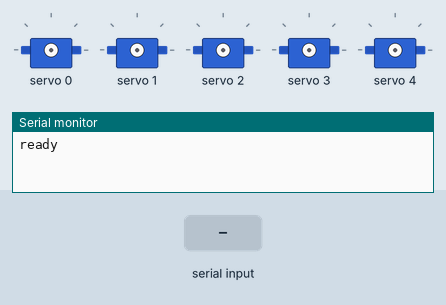
A sketch run on a simulated Arduino Uno, built with avr-gcc and run on an emulated ATmega328P. Shown: 5 × servo, the last lines printed to the serial monitor. The inputs (shaded band) are chosen by the test bench.

Above: at 1.2 s.
1.3 s: "90,45,200\n" received over Serial
At 2.5 s:
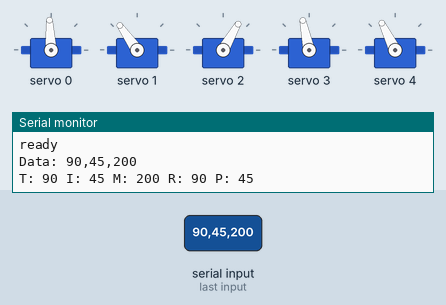
2.8 s: "30,150,10\n" received over Serial
At 3.9 s:
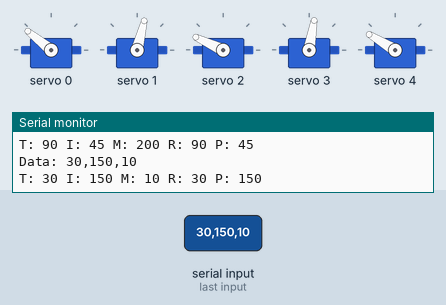
4.3 s: "1,90,45\n" received over Serial
At 5.0 s:
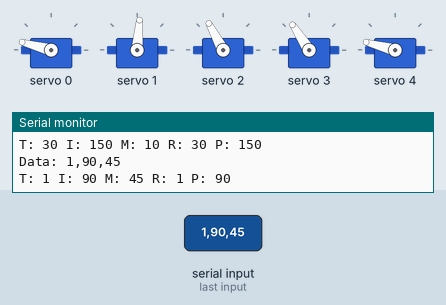
Timing chart, 0 to 7.3 s (numbered marks = the images above; inputs shaded):
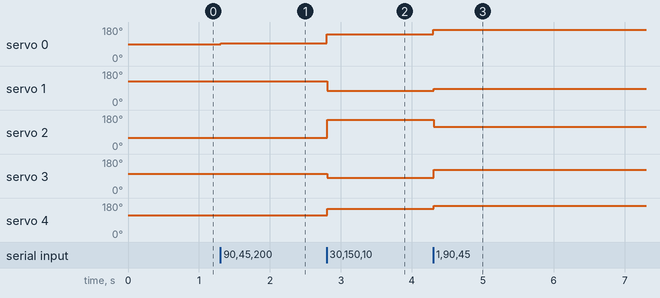

The sketch:

hand_receiver.ino
```cpp
// Requires: "Adafruit PWM Servo Driver Library"

// Receive data from python script in the format: thumb,index,middle,ring,pinky\n

/*
5 Servos:
1. MG996R, controls the bend of robots thumb
2. MG996R, controls the bend of robots index
3. MG996R, controls the bend of robots middle finger
4. MG996R, controls the bend of robots ring and pinky fingers
5. SG90, controls the rotation of the robots thumb
*/


#include <Adafruit_PWMServoDriver.h>

Adafruit_PWMServoDriver pca;

//Calibrated values (not straining the servos)
//CHannel:               0     1    2    3   4
const int OPEN_DEG[5] = {165, 165, 165, 165, 165};  //Thumb, index, middle, ring + pinky, thumb rotation
const int CLOSED_DEG[5] = {85, 76, 60, 70, 110};

void setup() {
  Serial.begin(115200); // Standard baud rate for arduino uno

  pca.begin();
  pca.setOscillatorFrequency(27000000); //(from library instructions)
  pca.setPWMFreq(50); // Analog servos run at ~50 Hz updates (from library instructions)

  Serial.println("ready");
}

void loop() {

  // Serial.available = 0 ==> no data received
  if(Serial.available() > 0){
    String line = Serial.readStringUntil('\n');

    Serial.println("Data: " + line);

    int bendPercents[5] = {0};

    int firstComma = line.indexOf(","); // First comma's position
    int secondComma = line.indexOf(",", firstComma+1); // Second comma's position
    int thirdComma = line.indexOf(",", secondComma+1); // Third comma's position
    int fourthComma = line.indexOf(",", thirdComma+1); // Fourth comma's position

    // Incomplete data, can cause sudden jerks without check
    if(fourthComma == -1){
      Serial.println("Incomplete data received");
      return;
    }

    bendPercents[0] = line.substring(0, firstComma).toInt(); //Thumb
    bendPercents[1] = line.substring(firstComma+1, secondComma).toInt(); //Index
    bendPercents[2] = line.substring(secondComma+1, thirdComma).toInt(); //Middle
    bendPercents[3] = line.substring(thirdComma+1, fourthComma).toInt(); //Ring
    bendPercents[4] = line.substring(fourthComma+1, line.length()).toInt(); //Pinky

    Serial.print(String("T: ") + bendPercents[0] + " ");
    Serial.print(String("I: ") + bendPercents[1] + " ");
    Serial.print(String("M: ") + bendPercents[2] + " ");
    Serial.print(String("R: ") + bendPercents[3] + " ");
    Serial.println(String("P: ") + bendPercents[4]);

    int channelValue[5] = {0};
    channelValue[0] = bendPercents[0]; //Robots thumb corresponds to thumb finger bend percentage
    channelValue[1] = bendPercents[1]; //Robots index corresponds to index finger bend percentage
    channelValue[2] = bendPercents[2]; //Robots middle corresponds to middle finger bend percentage
    channelValue[3] = (bendPercents[3] + bendPercents[4]) / 2; //Robots ring and pinky corresponds to the averge of the ring and pinky fingers bend percenteges
    channelValue[4] = bendPercents[0]; //Robots thumb rotation follows the thumb bend percentage

    for(int i = 0; i < 5; i++){
      int value = constrain(channelValue[i], 0, 100); // safety check to avoid servo yanking hard in one direction
      int bendDegree = map(value, 0, 100, OPEN_DEG[i], CLOSED_DEG[i]); // Maps 0-100 bend percentage to degrees used by servo
      int pulse = map(bendDegree, 0, 180, 544, 2400); // Maps robots finger bend degree to pulse length to be used by PCA board
      pca.writeMicroseconds(i, pulse);
    }


  }

}
```

Measured:
- after the input at 1.3 s, servo 0: 90° → 93° at once
- after the input at 2.8 s, servo 0: 93° → 141° at once; servo 1: 125° → 76° at once; servo 2: 60° → 155° at once; servo 3: 102° → 80° at once; servo 4: 116° → 149° at once
- after the input at 4.3 s, servo 0: 141° → 165° at once; servo 1: 76° → 85° at once; servo 2: 155° → 118° at once; servo 3: 80° → 123° at once; servo 4: 149° → 165° at once
